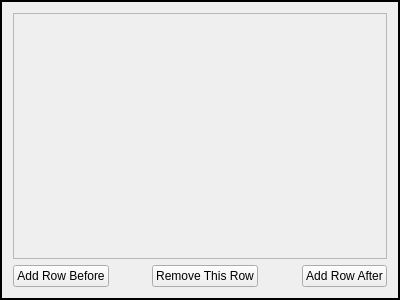
<?xml version="1.0" encoding="UTF-8"?>
<ui version="4.0">
 <class>ScreenConfigRow</class>
 <widget class="QFrame" name="ScreenConfigRow">
  <property name="geometry">
   <rect>
    <x>0</x>
    <y>0</y>
    <width>400</width>
    <height>300</height>
   </rect>
  </property>
  <property name="windowTitle">
   <string>Frame</string>
  </property>
  <property name="frameShape">
   <enum>QFrame::WinPanel</enum>
  </property>
  <layout class="QVBoxLayout" name="verticalLayout">
   <item>
    <widget class="QScrollArea" name="scrollArea">
     <property name="widgetResizable">
      <bool>true</bool>
     </property>
     <widget class="QWidget" name="scrollAreaWidgetContents">
      <property name="geometry">
       <rect>
        <x>0</x>
        <y>0</y>
        <width>376</width>
        <height>246</height>
       </rect>
      </property>
     </widget>
    </widget>
   </item>
   <item>
    <layout class="QHBoxLayout" name="horizontalLayout">
     <item>
      <widget class="QPushButton" name="addBeforeButton">
       <property name="text">
        <string>Add Row Before</string>
       </property>
      </widget>
     </item>
     <item>
      <spacer name="horizontalSpacer">
       <property name="orientation">
        <enum>Qt::Horizontal</enum>
       </property>
       <property name="sizeHint" stdset="0">
        <size>
         <width>40</width>
         <height>20</height>
        </size>
       </property>
      </spacer>
     </item>
     <item>
      <widget class="QPushButton" name="removeButton">
       <property name="text">
        <string>Remove This Row</string>
       </property>
      </widget>
     </item>
     <item>
      <spacer name="horizontalSpacer_2">
       <property name="orientation">
        <enum>Qt::Horizontal</enum>
       </property>
       <property name="sizeHint" stdset="0">
        <size>
         <width>40</width>
         <height>20</height>
        </size>
       </property>
      </spacer>
     </item>
     <item>
      <widget class="QPushButton" name="addAfterButton">
       <property name="text">
        <string>Add Row After</string>
       </property>
      </widget>
     </item>
    </layout>
   </item>
  </layout>
 </widget>
 <resources/>
 <connections/>
</ui>
